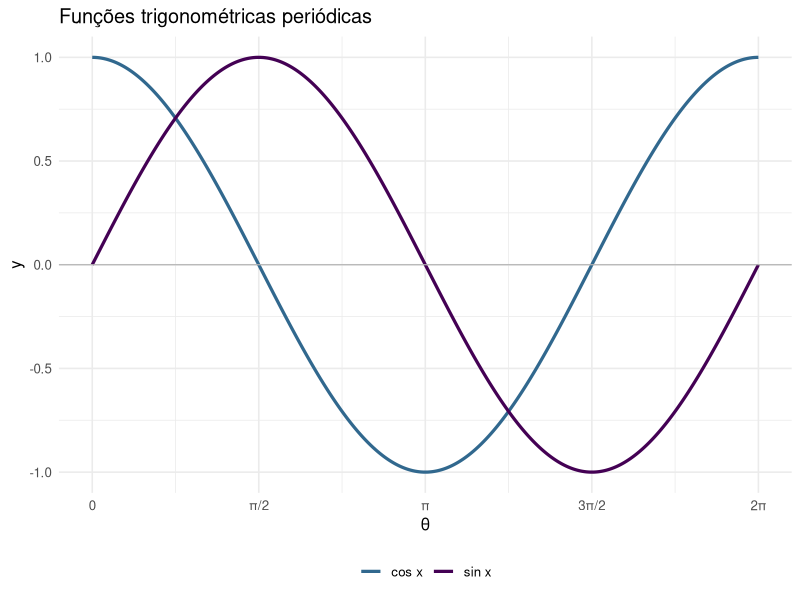
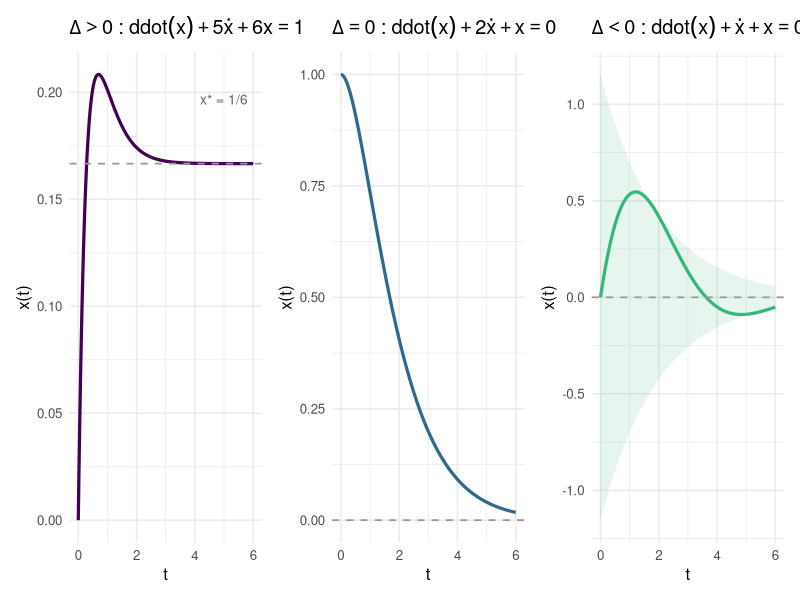

These charts were generated, in order, by the following R code:
## ---- chunk 1
#| label: fig-trig-graficos
#| fig-cap: "Funções $\\sin x$ e $\\cos x$ no intervalo $[0, 2\\pi]$. Ambas são periódicas com período $2\\pi$ e imagem $[-1,1]$."
#| fig-align: center
#| fig-width: 10
#| fig-height: 4

library(ggplot2)

x <- seq(0, 2*pi, length.out = 500)
df_trig <- data.frame(
  x    = rep(x, 2),
  y    = c(sin(x), cos(x)),
  func = rep(c("sin x", "cos x"), each = 500)
)

ggplot(df_trig, aes(x, y, color = func)) +
  geom_line(linewidth = 1.1) +
  geom_hline(yintercept = 0, color = "gray70", linewidth = 0.4) +
  scale_x_continuous(
    breaks = c(0, pi/2, pi, 3*pi/2, 2*pi),
    labels = c("0", "π/2", "π", "3π/2", "2π")
  ) +
  scale_color_manual(values = c("sin x" = "#440154", "cos x" = "#31688e")) +
  labs(title = "Funções trigonométricas periódicas",
       x = "θ", y = "y", color = NULL) +
  theme_minimal(base_size = 12) + theme(legend.position = "bottom")
## ---- chunk 2
#| label: fig-edo-solucoes
#| fig-cap: "Soluções dos três exemplos de EDO de 2ª ordem. **Esquerda:** Δ>0 — solução $x_t = \\frac{1}{2}e^{-2t} - \\frac{2}{3}e^{-3t} + \\frac{1}{6}$, convergindo monotonamente ao equilíbrio $1/6$. **Centro:** Δ=0 — solução $(1+t)e^{-t}$, decaimento sem oscilação. **Direita:** Δ<0 — oscilações amortecidas $\\frac{2\\sqrt{3}}{3}e^{-t/2}\\sin(\\frac{\\sqrt{3}}{2}t)$."
#| fig-align: center
#| fig-width: 13
#| fig-height: 4.5

library(ggplot2)
library(patchwork)

base_t <- theme_minimal(base_size = 12)
t <- seq(0, 6, length.out = 500)

# Exemplo 1: Delta > 0
df1 <- data.frame(
  t = t,
  x = 0.5 * exp(-2*t) - (2/3) * exp(-3*t) + 1/6
)
p1 <- ggplot(df1, aes(t, x)) +
  geom_line(color = "#440154", linewidth = 1.1) +
  geom_hline(yintercept = 1/6, color = "gray60", linetype = "dashed", linewidth = 0.6) +
  annotate("text", x = 5, y = 1/6 + 0.03, label = "x* = 1/6", size = 3.5, color = "gray40") +
  labs(title = expression(Delta > 0 ~ ":" ~ ddot(x)+5*dot(x)+6*x==1),
       x = "t", y = "x(t)") +
  base_t

# Exemplo 2: Delta = 0
df2 <- data.frame(
  t = t,
  x = (1 + t) * exp(-t)
)
p2 <- ggplot(df2, aes(t, x)) +
  geom_line(color = "#31688e", linewidth = 1.1) +
  geom_hline(yintercept = 0, color = "gray60", linetype = "dashed", linewidth = 0.6) +
  labs(title = expression(Delta == 0 ~ ":" ~ ddot(x)+2*dot(x)+x==0),
       x = "t", y = "x(t)") +
  base_t

# Exemplo 3: Delta < 0
df3 <- data.frame(
  t = t,
  x = (2*sqrt(3)/3) * exp(-t/2) * sin(sqrt(3)/2 * t)
)
df3_env <- data.frame(
  t = t,
  upper =  (2*sqrt(3)/3) * exp(-t/2),
  lower = -(2*sqrt(3)/3) * exp(-t/2)
)
p3 <- ggplot() +
  geom_ribbon(data = df3_env, aes(x = t, ymin = lower, ymax = upper),
              fill = "#35b779", alpha = 0.12) +
  geom_line(data = df3, aes(t, x), color = "#35b779", linewidth = 1.1) +
  geom_hline(yintercept = 0, color = "gray60", linetype = "dashed", linewidth = 0.6) +
  labs(title = expression(Delta < 0 ~ ":" ~ ddot(x)+dot(x)+x==0),
       x = "t", y = "x(t)") +
  base_t

p1 + p2 + p3
## ---- chunk 3
A <- matrix(c(-3, 1, -2, 0), nrow = 2, byrow = FALSE)
cat(sprintf("tr(A) = %.0f, |A| = %.0f\n", sum(diag(A)), det(A)))
cat("Autovalores de A:", round(eigen(A)$values, 3), "\n")
cat("Raízes do polinômio característico de 2ª ordem:",
    round((-3 + c(-1, 1) * sqrt(9 - 8))/2, 3), "\n")
